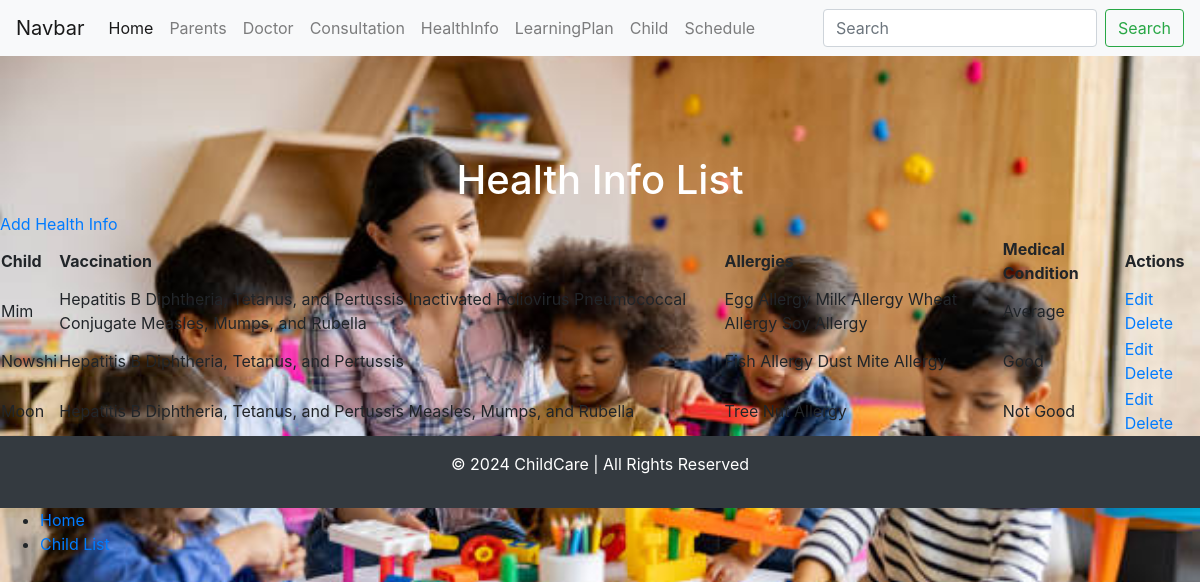
The app's page /healthinfo/ with its own data.
### ChildCare/models.py (models this page shows, shortened)
class HealthInfo(models.Model):
    HealthInfoId=models.IntegerField(blank=True, null=True)
    ChildId = models.ForeignKey(Child, on_delete=models.CASCADE)
    Vaccination=models.TextField(max_length=200)
    Allergies=models.TextField(max_length=200)
    MedicalCondition=models.CharField(max_length=200)
    CheckupDate=models.DateTimeField(blank=True, null=True)

class Child(models.Model):
    Childname = models.CharField(max_length=200)
    ChildId=models.IntegerField(blank=True, null=True)
    ParentsId=models.ForeignKey(Parents, on_delete=models.CASCADE, blank=True, null=True)
    ChildCertificate=models.ImageField(upload_to='certificate/')
    BrithDate = models.DateField(blank=True, null=True)
    def __str__(self):
        return self.Childname

### ChildCare/views.py (the view)
# urls.py: path('healthinfo/', c_views.healthinfo_list, name='healthinfo_list'),
def healthinfo_list(request):
    healthinfo = HealthInfo.objects.all()
    return render(request, template_name='ChildCare/healthinfo_list.html', context={'healthinfo': healthinfo})

### template/ChildCare/healthinfo_list.html
{% extends 'base.html' %}
{% block content %}
<h1>Health Info List</h1>
<a href="{% url 'healthinfo_create' %}">Add Health Info</a>
<table>
    <tr>
        <th>Child</th>
        <th>Vaccination</th>
        <th>Allergies</th>
        <th>Medical Condition</th>
        <th>Actions</th>
    </tr>
    {% for info in healthinfo %}
    <tr>
        <td>{{ info.ChildId }}</td>
        <td>{{ info.Vaccination }}</td>
        <td>{{ info.Allergies }}</td>
        <td>{{ info.MedicalCondition }}</td>
        <td>
            <a href="{% url 'healthinfo_update' info.id %}">Edit</a>
            <a href="{% url 'healthinfo_delete' info.id %}">Delete</a>
        </td>
    </tr>
    {% endfor %}
</table>
{% endblock %}

### static/css/style.css (style rules this page uses)
body { background-image: url("..images/mygp.jpg"); background-size: cover; background-repeat: no-repeat; background-attachment: fixed; }
h1 { color: white; text-align: center; padding-top: 100px; }

### records on screen
HealthInfo: ChildId "Mim", Vaccination "Hepatitis B Diphtheria, Tetanus, and Pertussis Inactivated Poliovirus Pneumococcal Conjugate Measles, Mumps, and Rubella", Allergies "Egg Allergy Milk Allergy Wheat Allergy Soy Allergy", MedicalCondition "Average"
HealthInfo: ChildId "Nowshi", Vaccination "Hepatitis B Diphtheria, Tetanus, and Pertussis", Allergies "Fish Allergy Dust Mite Allergy", MedicalCondition "Good"
HealthInfo: ChildId "Moon", Vaccination "Hepatitis B Diphtheria, Tetanus, and Pertussis Measles, Mumps, and Rubella", Allergies "Tree Nut Allergy", MedicalCondition "Not Good"
